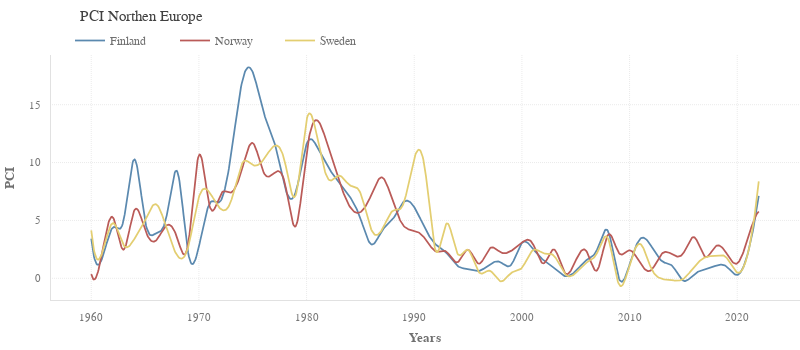

Source (notebook cell):
### Code cell
fig = pl_figure(figsize=(800, 350))

# pl_plot(
#     go.Scatter(x=data.index, y=data['Finland'], mode='lines+markers', line_color=palette[0], name='Finland'), fig)

pl_plot(
    go.Scatter(
        x=smoothed(data['Finland'][:-1]).index,
        y=smoothed(data['Finland'][:-1]).values.ravel(),
        mode='lines', line_color=palette[2], hoverinfo='skip',
        name='Finland'), fig)
pl_plot(
    go.Scatter(
        x=data['Finland'][:-1].index,
        y=data['Finland'][:-1],
        marker=dict(opacity=0, size=6),
        # hoverlabel=dict(bordercolor=palette[2], font=dict(color='white')),
        mode='markers', line_color=palette[2], showlegend=False, name='Finland'))

pl_plot(
    go.Scatter(
        x=smoothed(data['Norway'][:-1]).index,
        y=smoothed(data['Norway'][:-1]).values.ravel(),
        mode='lines', line_color=palette[1], hoverinfo='skip', name='Norway'))
pl_plot(
    go.Scatter(
        x=data['Norway'][:-1].index,
        y=data['Norway'][:-1],
        marker=dict(opacity=0, size=6),
        # hoverlabel=dict(bordercolor=palette[1], font=dict(color='white')),
        mode='markers', line_color=palette[1], showlegend=False, name='Norway'))

pl_plot(
    go.Scatter(
        x=smoothed(data['Sweden'][:-1]).index,
        y=smoothed(data['Sweden'][:-1]).values.ravel(),
        mode='lines', line_color=palette[4], hoverinfo='skip', name='Sweden'))
pl_plot(
    go.Scatter(
        x=data['Sweden'][:-1].index,
        y=data['Sweden'][:-1],
        marker=dict(opacity=0, size=6),
        # hoverlabel=dict(bordercolor=palette[4], font=dict(color='white')),
        mode='markers', line_color=palette[4], showlegend=False, name='Sweden'))

pl_labels(x='Years', y='PCI')
pl_title('PCI Northen Europe')

fig.show(config=config)
pl_savefig(fig, 'pci_scandinavia', dir=path_save_img, config=config)

### Figure 1 — Plotly figure (JSON) as saved in the notebook; plotly's stock layout.template omitted (floating-point values rounded to 4 significant figures; data arrays with more than 128 entries replaced by an {"elided": "..."} marker saying what was removed)
{"data": [{"hoverinfo": "skip", "line": {"color": "#5B89AF"}, "mode": "lines", "name": "Finland", "type": "scatter", "x": {"elided": "1000 float values"}, "y": {"elided": "1000 float values"}}, {"line": {"color": "#5B89AF"}, "marker": {"opacity": 0, "size": 6}, "mode": "markers", "name": "Finland", "showlegend": false, "type": "scatter", "x": [1960, 1961, 1962, 1963, 1964, 1965, 1966, 1967, 1968, 1969, 1970, 1971, 1972, 1973, 1974, 1975, 1976, 1977, 1978, 1979, 1980, 1981, 1982, 1983, 1984, 1985, 1986, 1987, 1988, 1989, 1990, 1991, 1992, 1993, 1994, 1995, 1996, 1997, 1998, 1999, 2000, 2001, 2002, 2003, 2004, 2005, 2006, 2007, 2008, 2009, 2010, 2011, 2012, 2013, 2014, 2015, 2016, 2017, 2018, 2019, 2020, 2021, 2022], "y": [3.418, 1.691, 4.384, 4.996, 10.28, 4.941, 3.874, 5.378, 9.192, 2.206, 2.74, 6.476, 6.662, 10.75, 16.94, 17.81, 14.34, 11.79, 7.799, 7.467, 11.59, 11.31, 9.585, 8.366, 7.068, 5.196, 2.934, 4.113, 5.086, 6.593, 6.15, 4.31, 2.919, 2.191, 1.089, 0.7912, 0.6292, 1.193, 1.399, 1.162, 3.042, 2.578, 1.571, 0.8774, 0.1871, 0.6239, 1.567, 2.511, 4.066, -9.174e-07, 1.184, 3.417, 2.808, 1.478, 1.041, -0.2079, 0.3567, 0.754, 1.084, 1.024, 0.2906, 2.195, 7.124]}, {"hoverinfo": "skip", "line": {"color": "#BA5B58"}, "mode": "lines", "name": "Norway", "type": "scatter", "x": {"elided": "1000 float values"}, "y": {"elided": "1000 float values"}}, {"line": {"color": "#BA5B58"}, "marker": {"opacity": 0, "size": 6}, "mode": "markers", "name": "Norway", "showlegend": false, "type": "scatter", "x": [1960, 1961, 1962, 1963, 1964, 1965, 1966, 1967, 1968, 1969, 1970, 1971, 1972, 1973, 1974, 1975, 1976, 1977, 1978, 1979, 1980, 1981, 1982, 1983, 1984, 1985, 1986, 1987, 1988, 1989, 1990, 1991, 1992, 1993, 1994, 1995, 1996, 1997, 1998, 1999, 2000, 2001, 2002, 2003, 2004, 2005, 2006, 2007, 2008, 2009, 2010, 2011, 2012, 2013, 2014, 2015, 2016, 2017, 2018, 2019, 2020, 2021, 2022], "y": [0.3605, 2.155, 5.274, 2.472, 5.867, 4.187, 3.251, 4.579, 3.448, 2.963, 10.64, 6.224, 7.258, 7.419, 9.412, 11.69, 9.161, 9.104, 8.162, 4.51, 10.88, 13.64, 11.34, 8.465, 6.218, 5.715, 7.176, 8.717, 6.676, 4.546, 4.131, 3.438, 2.328, 2.288, 1.376, 2.46, 1.263, 2.567, 2.252, 2.366, 3.086, 3.004, 1.287, 2.488, 0.4545, 1.532, 2.329, 0.7126, 3.754, 2.197, 2.419, 1.285, 0.6969, 2.12, 2.042, 2.171, 3.55, 1.875, 2.765, 2.168, 1.287, 3.484, 5.764]}, {"hoverinfo": "skip", "line": {"color": "#E3CE71"}, "mode": "lines", "name": "Sweden", "type": "scatter", "x": {"elided": "1000 float values"}, "y": {"elided": "1000 float values"}}, {"line": {"color": "#E3CE71"}, "marker": {"opacity": 0, "size": 6}, "mode": "markers", "name": "Sweden", "showlegend": false, "type": "scatter", "x": [1960, 1961, 1962, 1963, 1964, 1965, 1966, 1967, 1968, 1969, 1970, 1971, 1972, 1973, 1974, 1975, 1976, 1977, 1978, 1979, 1980, 1981, 1982, 1983, 1984, 1985, 1986, 1987, 1988, 1989, 1990, 1991, 1992, 1993, 1994, 1995, 1996, 1997, 1998, 1999, 2000, 2001, 2002, 2003, 2004, 2005, 2006, 2007, 2008, 2009, 2010, 2011, 2012, 2013, 2014, 2015, 2016, 2017, 2018, 2019, 2020, 2021, 2022], "y": [4.142, 2.158, 4.766, 2.872, 3.388, 5.013, 6.405, 4.289, 1.943, 2.692, 7.016, 7.396, 6.007, 6.718, 9.912, 9.78, 10.25, 11.44, 9.995, 7.21, 13.71, 12.1, 8.589, 8.873, 8.044, 7.373, 4.236, 4.189, 5.825, 6.443, 10.37, 9.445, 2.374, 4.728, 2.158, 2.455, 0.5331, 0.6584, -0.2671, 0.4622, 0.8991, 2.406, 2.158, 1.926, 0.3737, 0.4532, 1.36, 2.212, 3.437, -0.4945, 1.158, 2.961, 0.8884, -0.04429, -0.1796, -0.04678, 0.9843, 1.794, 1.954, 1.784, 0.4974, 2.163, 8.369]}], "layout": {"autosize": false, "height": 350, "margin": {"t": 55}, "title": {"text": "PCI Northen Europe"}, "width": 800, "xaxis": {"autorange": true, "range": [1956.0, 2026.0], "side": "right", "title": {"font": {"weight": "bold"}, "standoff": 10, "text": "Years"}, "type": "linear"}, "yaxis": {"autorange": true, "range": [-1.877, 19.29], "title": {"font": {"weight": "bold"}, "standoff": 10, "text": "PCI"}, "type": "linear"}}}
